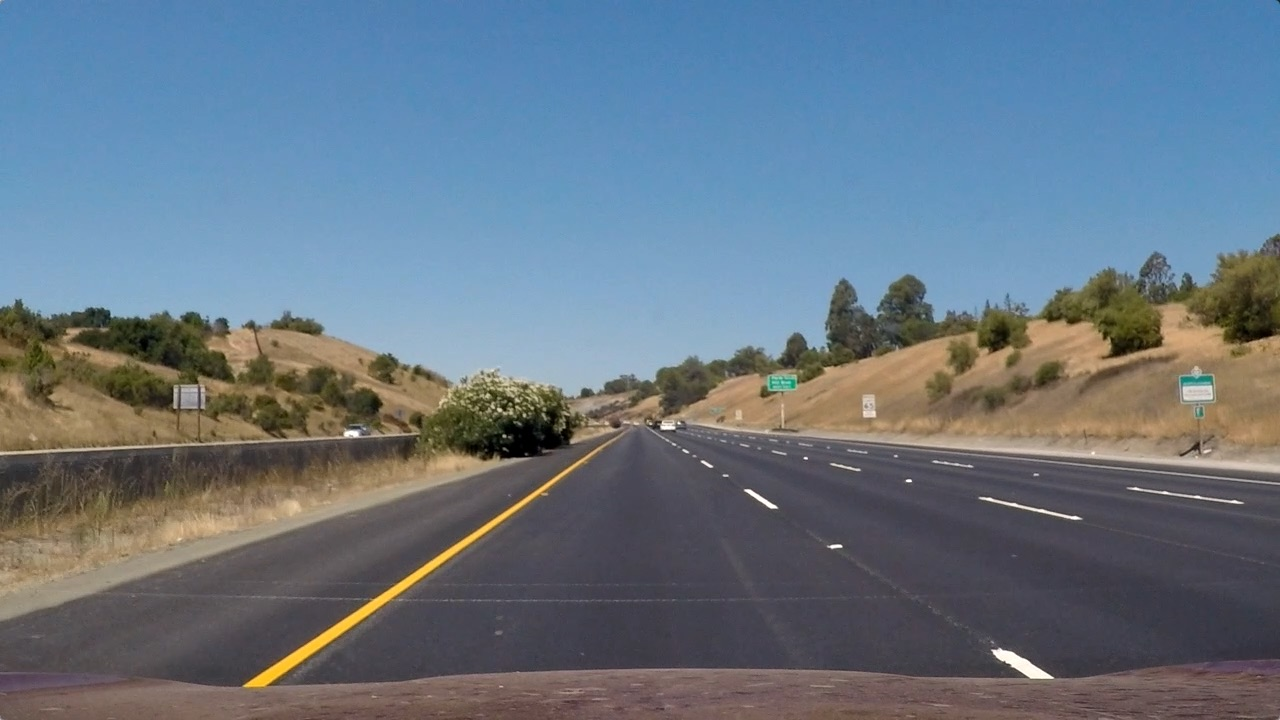
#> input picture test_images/straight_lines1.jpg, 1280 x 720 px
$ python -i threshold.py   (imports and definitions only)
#> lines starting #> are read from the running program, lines starting #| are printed output that depends on the picture; after the words box and inside, x2 and y2 are one past the last pixel; in counts of white or black regions, pixels touching at a corner belong together
#> further down, picture is the input picture: shape (720, 1280, 3); mean B, G, R 131.2, 117.7, 103.2
import cv2
import numpy as np

class Threshold():

    def __init__(self):
        """Class used to run pipeline.

        Attributes
        ----------
        lightness_lower: array-like
            The lower bound of the lightness threshold range
        lightness_upper: array-like
            The upper bound of the lightness threshold range
        yellow_lower: array-like
            The lower bound of the HSV colour space
        yellow_upper: array-like
            The upper bound of the HSV colour space
        """

        # Define upper and lower bounds of lightness range
        self.lightness_lower = np.array([195])
        self.lightness_upper = np.array([255])

        # Define upper and lower bounds of HSV space
        self.yellow_lower = np.array([int(40 / 2), int(0.00 * 255), int(0.00 * 255)])
        self.yellow_upper = np.array([int(50 / 2), int(1.00 * 255), int(1.00* 255)])


    def apply_threshold(self, img):
        """Applies thresholding to an image for line detection.

        Thresholds the lightness channel of the HLS colour space for white lines
        and thresholds the HSV colour space for yellow lines.

        Parameters
        ----------
        img : array-like
            Source bird's-eye view image.

        Returns
        -------
        output : array-like
            Output binary image containing thresholded pixels.
        """

        # Get colourspaces
        hls = cv2.cvtColor(img, cv2.COLOR_BGR2HLS)
#> hls: shape (720, 1280, 3); mean of channels 0, 1, 2 85.5, 117, 67
        hsv = cv2.cvtColor(img, cv2.COLOR_BGR2HSV)
#> hsv: shape (720, 1280, 3); mean H, S, V 85.5, 85, 143.4

        # Get filtered images
        lightness = cv2.inRange(hls[:, :, 1], self.lightness_lower, self.lightness_upper)
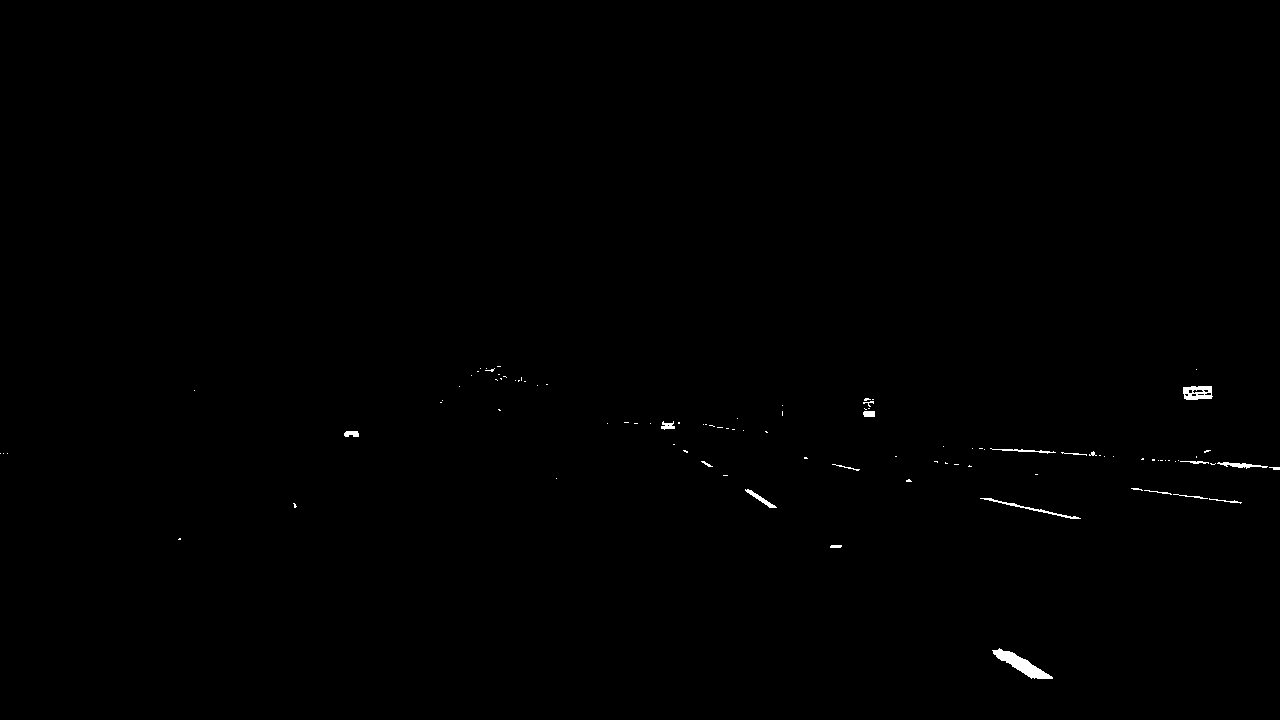
#> lightness: shape (720, 1280); 0.27% white; 98 white regions (78 under 20 px), largest, box (x1, y1, x2, y2) and area: (992, 648, 1053, 679) 653, (1183, 386, 1213, 400) 312, (980, 498, 1081, 519) 223
        yellow = cv2.inRange(hsv, self.yellow_lower, self.yellow_upper)
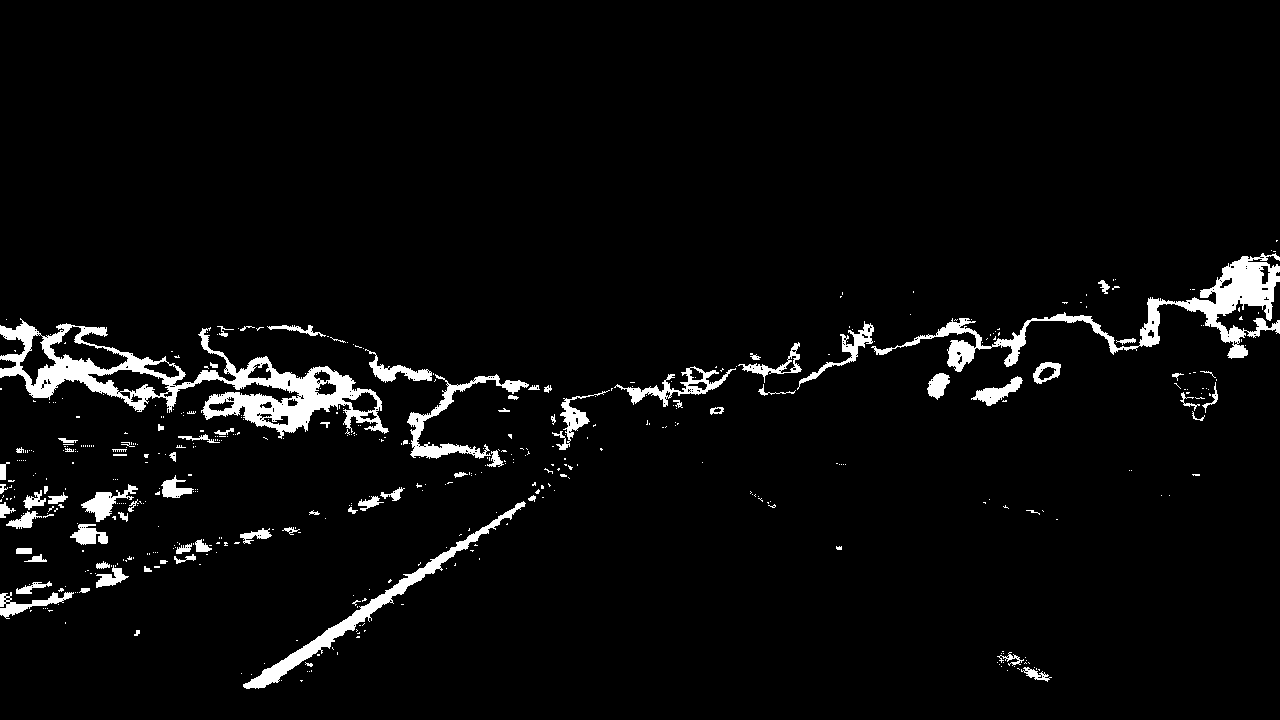
#> yellow: shape (720, 1280); 4.1% white; 486 white regions (402 under 20 px), largest, box (x1, y1, x2, y2) and area: (0, 318, 389, 439) 11675, (871, 253, 1280, 372) 7328, (243, 501, 526, 689) 3359

        # Combine filtered images
        output = lightness | yellow
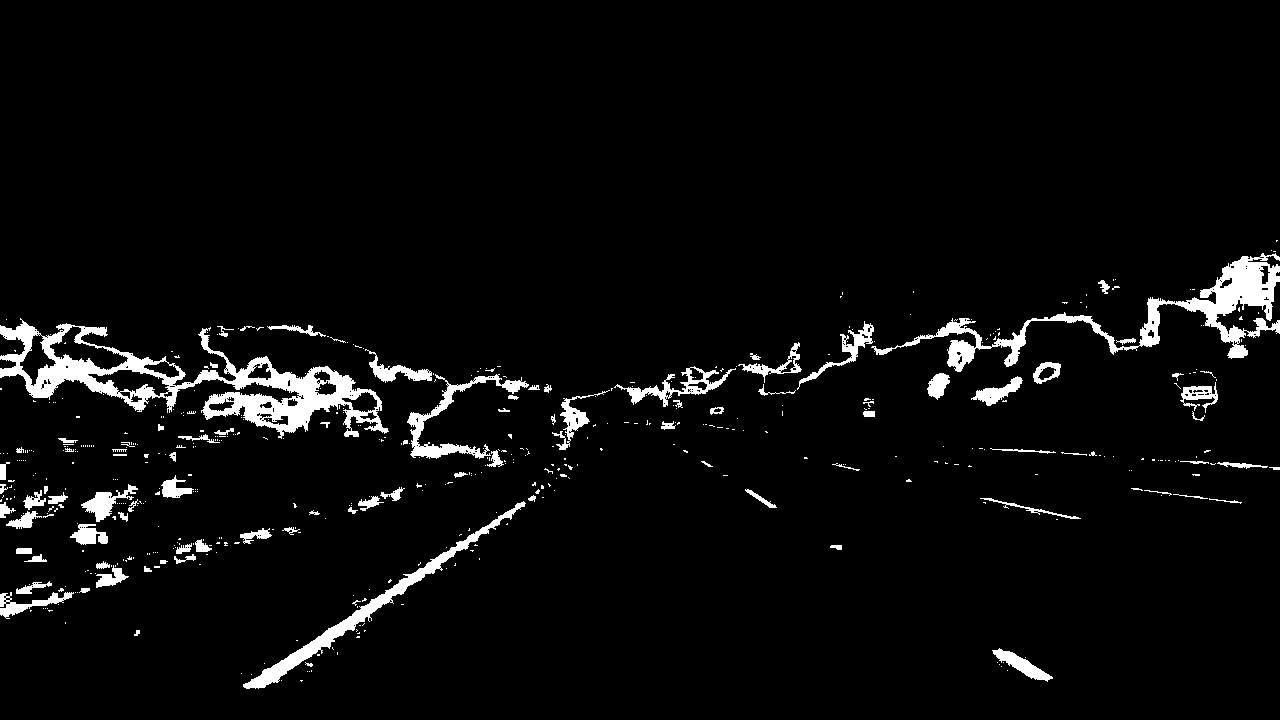
#> output: shape (720, 1280); 4.3% white; 517 white regions (420 under 20 px), largest, box (x1, y1, x2, y2) and area: (0, 318, 389, 439) 11750, (871, 253, 1280, 372) 7328, (243, 501, 526, 689) 3359

        return output

>>> import cv2
>>> picture = cv2.imread('../test_images/straight_lines1.jpg')
>>> result = Threshold().apply_threshold(picture)

$ run again, on test_images/straight_lines2.jpg
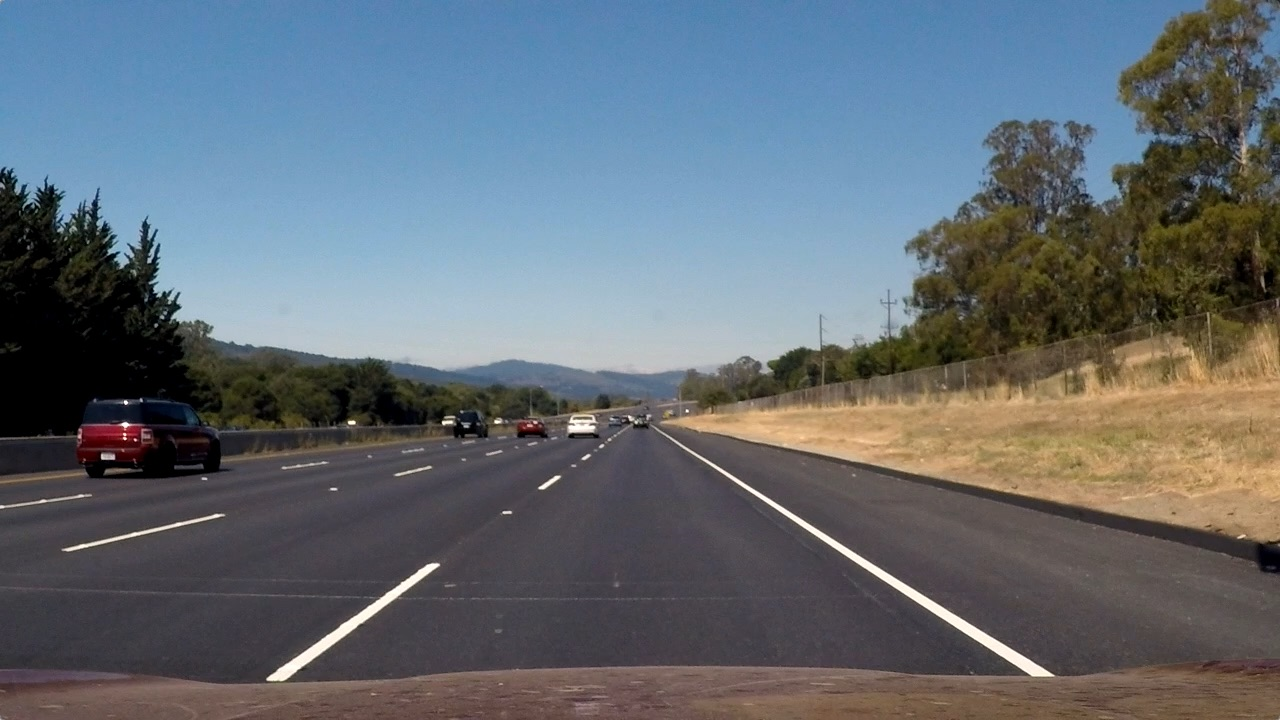
#> input picture test_images/straight_lines2.jpg, 1280 x 720 px
#> picture is the input picture: shape (720, 1280, 3); mean B, G, R 115.1, 107.7, 99.4
#> hls: shape (720, 1280, 3); mean of channels 0, 1, 2 81.7, 107, 62.5
#> hsv: shape (720, 1280, 3); mean H, S, V 81.6, 75.9, 127.4
#> in apply_threshold, `lightness = cv2.inRange(hls[:, :, 1], self.lightness_lower, self.light..`:
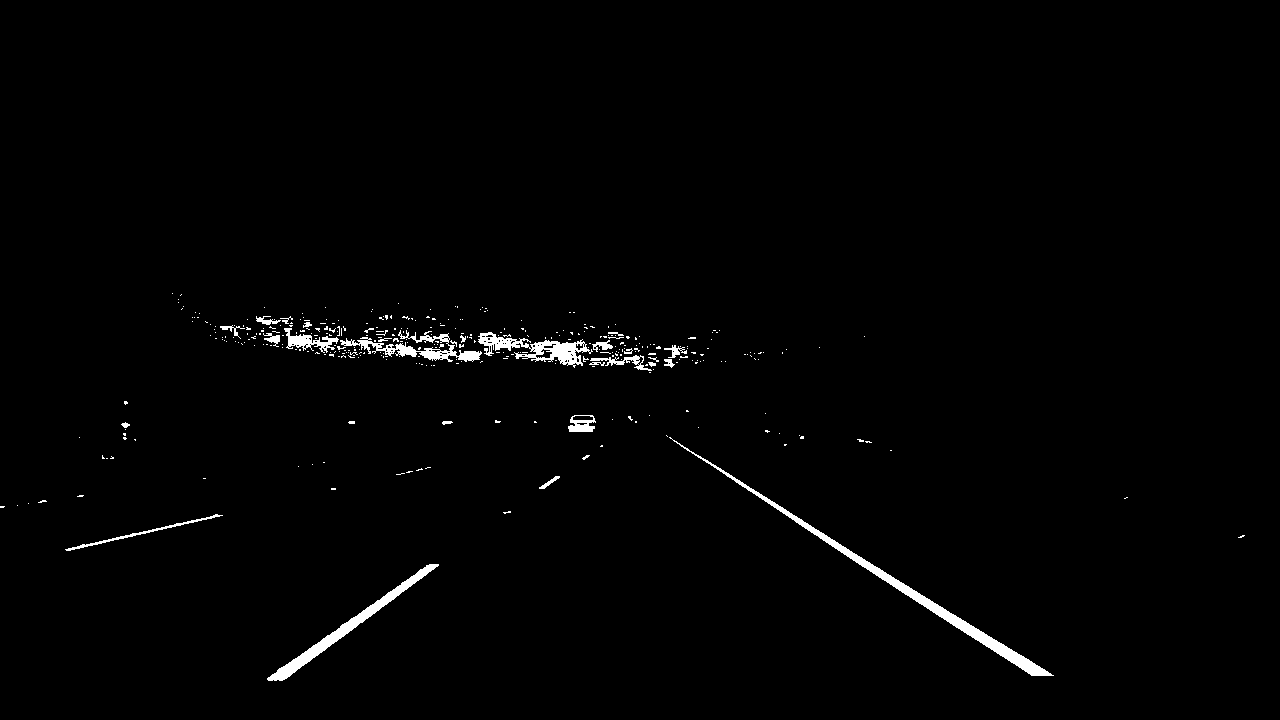
#> lightness: shape (720, 1280); 1.2% white; 364 white regions (338 under 20 px), largest, box (x1, y1, x2, y2) and area: (669, 437, 1054, 676) 3007, (267, 564, 439, 681) 1867, (478, 332, 593, 368) 1465
#> yellow: shape (720, 1280); 6.3% white; 715 white regions (631 under 20 px), largest, box (x1, y1, x2, y2) and area: (678, 147, 1280, 409) 39870, (1009, 428, 1156, 482) 2968, (1145, 77, 1252, 132) 2428
#> in apply_threshold, `output = lightness | yellow`:
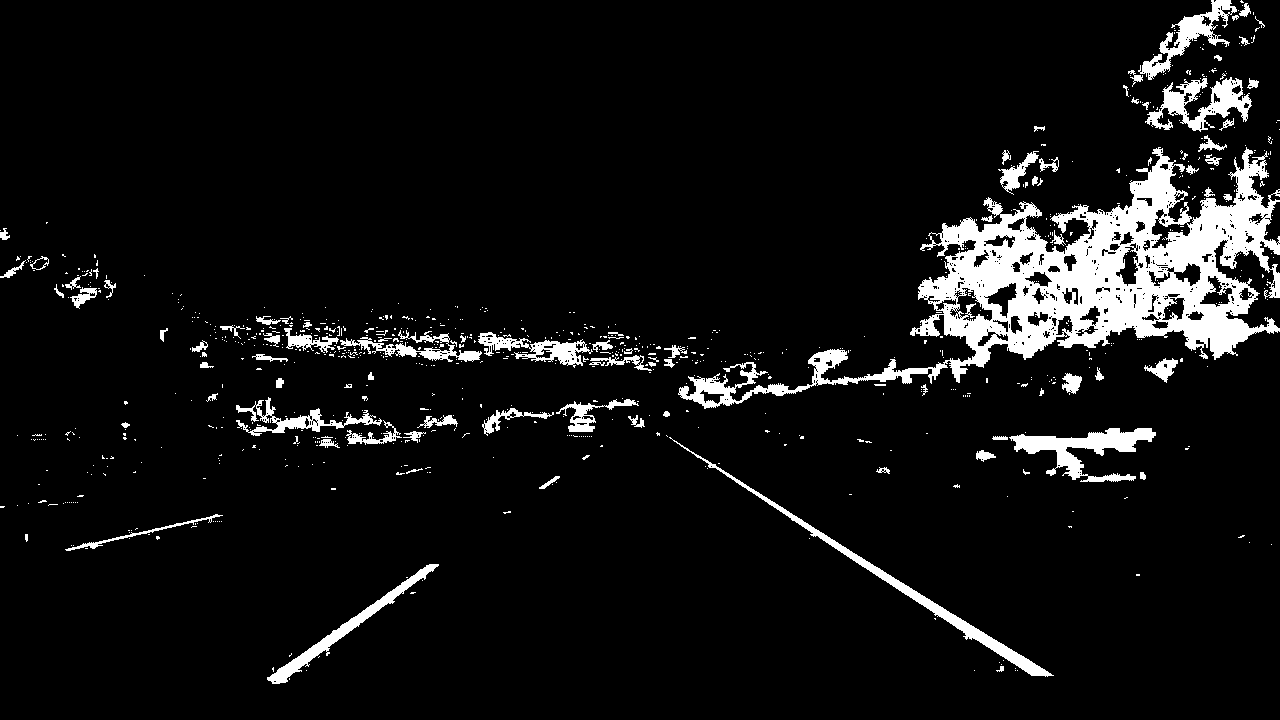
#> output: shape (720, 1280); 7.3% white; 853 white regions (763 under 20 px), largest, box (x1, y1, x2, y2) and area: (678, 147, 1280, 409) 39870, (669, 437, 1054, 677) 3077, (1009, 428, 1156, 482) 2968

$ run again, on test_images/test1.jpg
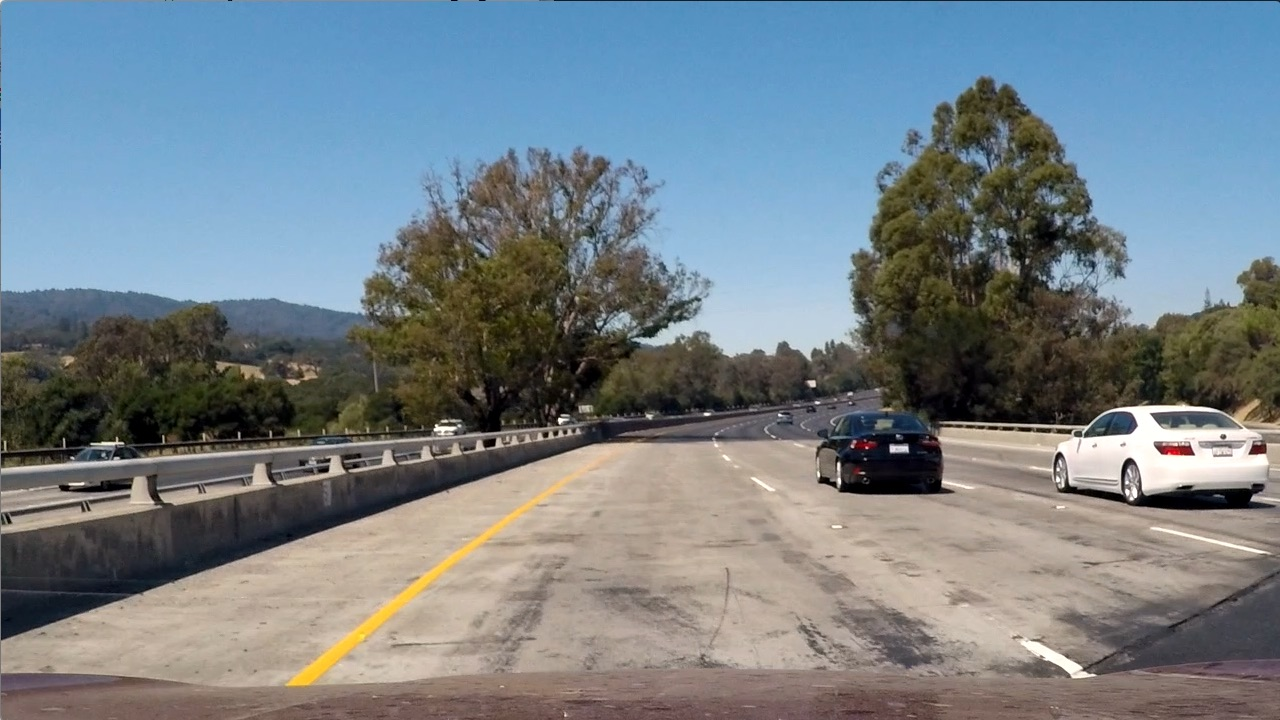
#> input picture test_images/test1.jpg, 1280 x 720 px
#> picture is the input picture: shape (720, 1280, 3); mean B, G, R 135.5, 128.7, 117.5
#> hls: shape (720, 1280, 3); mean of channels 0, 1, 2 60.2, 126.7, 74.4
#> hsv: shape (720, 1280, 3); mean H, S, V 60.3, 78, 149.5
#> in apply_threshold, `lightness = cv2.inRange(hls[:, :, 1], self.lightness_lower, self.light..`:
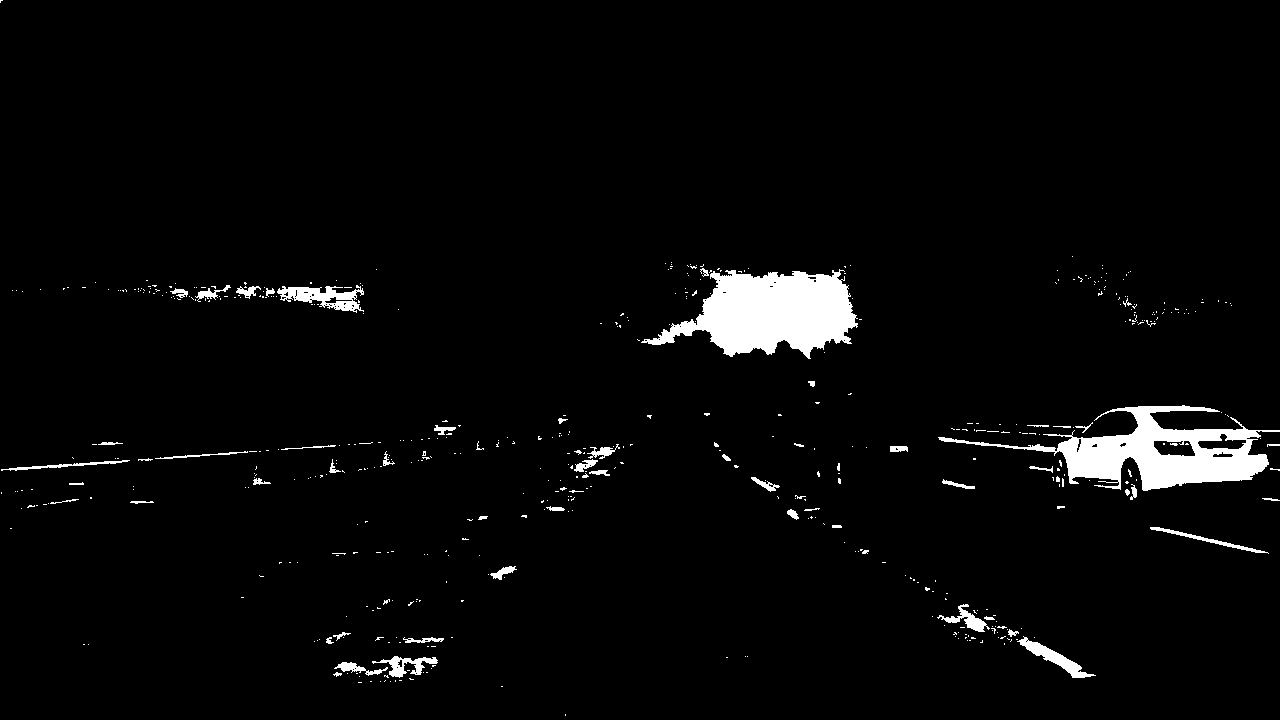
#> lightness: shape (720, 1280); 3.2% white; 533 white regions (472 under 20 px), largest, box (x1, y1, x2, y2) and area: (641, 269, 858, 359) 11128, (938, 405, 1280, 491) 9858, (277, 285, 364, 313) 1157
#> yellow: shape (720, 1280); 7.4% white; 1012 white regions (866 under 20 px), largest, box (x1, y1, x2, y2) and area: (336, 209, 753, 446) 23913, (1058, 304, 1280, 413) 6531, (815, 226, 986, 413) 5250
#> in apply_threshold, `output = lightness | yellow`:
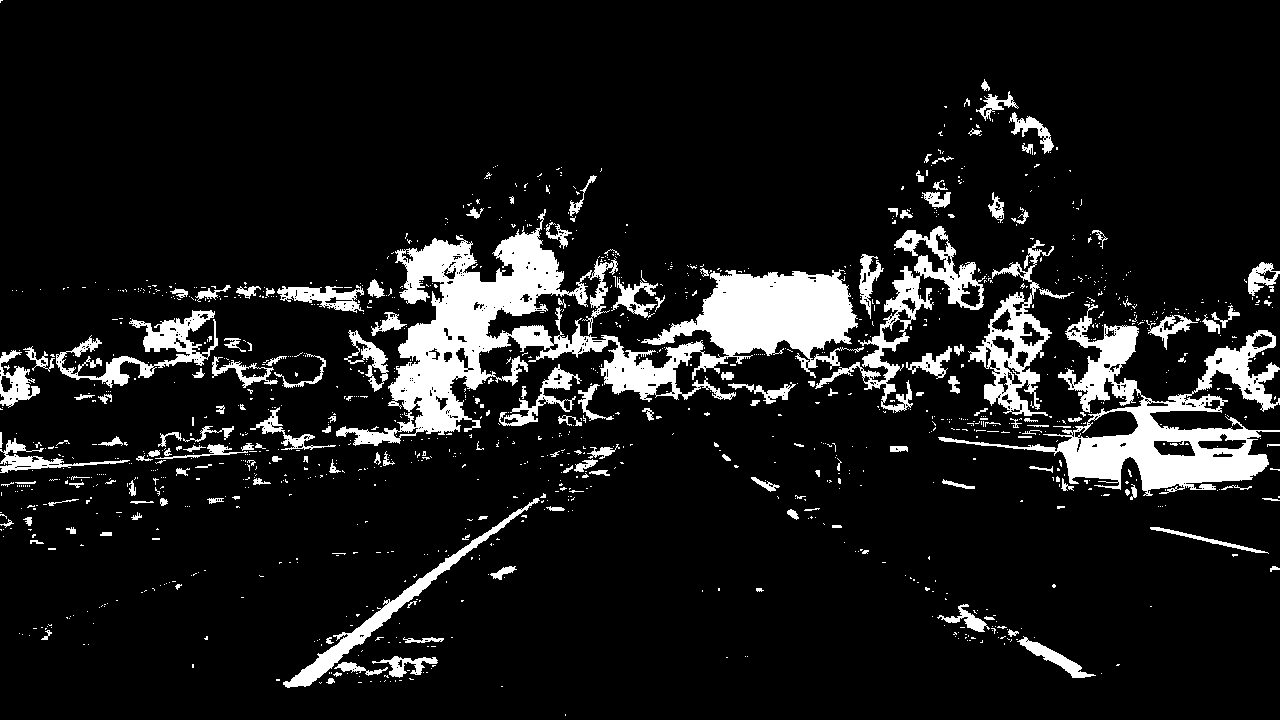
#> output: shape (720, 1280); 10.4% white; 1292 white regions (1117 under 20 px), largest, box (x1, y1, x2, y2) and area: (336, 209, 864, 446) 35521, (938, 304, 1280, 496) 16796, (815, 226, 986, 413) 5250
